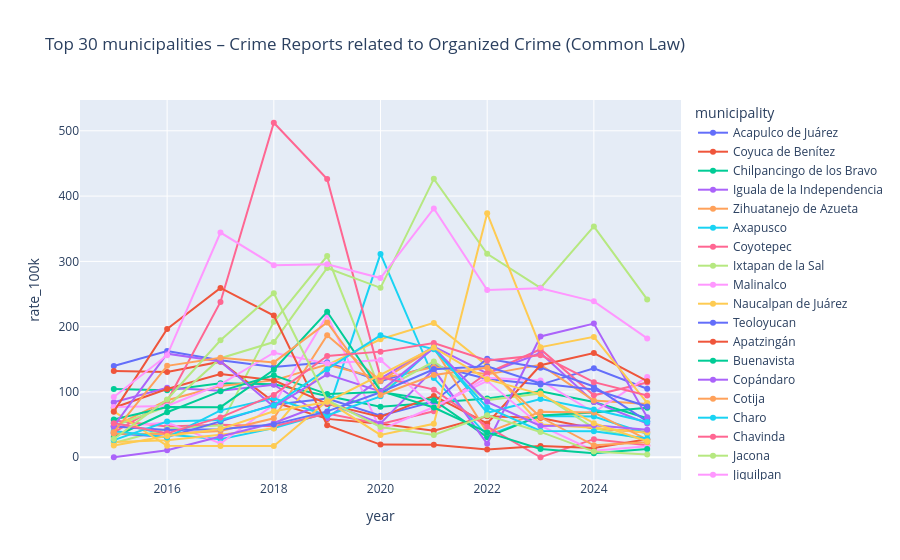

Write notebook code for a chart like this one.
### Code cell
# Create interactive plot

fig = px.line(
    df_top30_rates_cm,
    x='year',
    y='rate_100k',
    color='municipality',
    markers=True,
    title='Top 30 municipalities – Crime Reports related to Organized Crime (Common Law)'
)
fig.update_layout(hovermode='x unified')
fig.show()

### Figure 1 — Plotly figure (JSON) as saved in the notebook; plotly's stock layout.template omitted (floating-point values rounded to 4 significant figures)
{"data": [{"hovertemplate": "municipality=Acapulco de Juárez<br>year=%{x}<br>rate_100k=%{y}<extra></extra>", "legendgroup": "Acapulco de Juárez", "line": {"color": "#636efa", "dash": "solid"}, "marker": {"symbol": "circle"}, "mode": "lines+markers", "name": "Acapulco de Juárez", "orientation": "v", "showlegend": true, "type": "scatter", "x": [2015, 2016, 2017, 2018, 2019, 2020, 2021, 2022, 2023, 2024, 2025], "xaxis": "x", "y": [139.7, 162.6, 148.4, 138.2, 145.4, 116.5, 140.7, 119.9, 111.3, 136.2, 105.0], "yaxis": "y"}, {"hovertemplate": "municipality=Coyuca de Benítez<br>year=%{x}<br>rate_100k=%{y}<extra></extra>", "legendgroup": "Coyuca de Benítez", "line": {"color": "#EF553B", "dash": "solid"}, "marker": {"symbol": "circle"}, "mode": "lines+markers", "name": "Coyuca de Benítez", "orientation": "v", "showlegend": true, "type": "scatter", "x": [2015, 2016, 2017, 2018, 2019, 2020, 2021, 2022, 2023, 2024, 2025], "xaxis": "x", "y": [132.1, 130.7, 146.4, 84.55, 58.78, 51.3, 40.71, 62.69, 60.18, 43.95, 38.64], "yaxis": "y"}, {"hovertemplate": "municipality=Chilpancingo de los Bravo<br>year=%{x}<br>rate_100k=%{y}<extra></extra>", "legendgroup": "Chilpancingo de los Bravo", "line": {"color": "#00cc96", "dash": "solid"}, "marker": {"symbol": "circle"}, "mode": "lines+markers", "name": "Chilpancingo de los Bravo", "orientation": "v", "showlegend": true, "type": "scatter", "x": [2015, 2016, 2017, 2018, 2019, 2020, 2021, 2022, 2023, 2024, 2025], "xaxis": "x", "y": [104.5, 102.7, 113.3, 111.7, 93.69, 77.25, 83.39, 90.08, 101.0, 84.52, 59.84], "yaxis": "y"}, {"hovertemplate": "municipality=Iguala de la Independencia<br>year=%{x}<br>rate_100k=%{y}<extra></extra>", "legendgroup": "Iguala de la Independencia", "line": {"color": "#ab63fa", "dash": "solid"}, "marker": {"symbol": "circle"}, "mode": "lines+markers", "name": "Iguala de la Independencia", "orientation": "v", "showlegend": true, "type": "scatter", "x": [2015, 2016, 2017, 2018, 2019, 2020, 2021, 2022, 2023, 2024, 2025], "xaxis": "x", "y": [84.22, 106.4, 101.7, 111.2, 59.99, 120.5, 169.4, 128.3, 159.7, 84.71, 51.76], "yaxis": "y"}, {"hovertemplate": "municipality=Zihuatanejo de Azueta<br>year=%{x}<br>rate_100k=%{y}<extra></extra>", "legendgroup": "Zihuatanejo de Azueta", "line": {"color": "#FFA15A", "dash": "solid"}, "marker": {"symbol": "circle"}, "mode": "lines+markers", "name": "Zihuatanejo de Azueta", "orientation": "v", "showlegend": true, "type": "scatter", "x": [2015, 2016, 2017, 2018, 2019, 2020, 2021, 2022, 2023, 2024, 2025], "xaxis": "x", "y": [46.88, 87.36, 109.2, 117.7, 142.0, 120.2, 138.0, 127.0, 141.5, 86.92, 81.41], "yaxis": "y"}, {"hovertemplate": "municipality=Axapusco<br>year=%{x}<br>rate_100k=%{y}<extra></extra>", "legendgroup": "Axapusco", "line": {"color": "#19d3f3", "dash": "solid"}, "marker": {"symbol": "circle"}, "mode": "lines+markers", "name": "Axapusco", "orientation": "v", "showlegend": true, "type": "scatter", "x": [2015, 2016, 2017, 2018, 2019, 2020, 2021, 2022, 2023, 2024, 2025], "xaxis": "x", "y": [52.79, 34.87, 27.66, 44.57, 68.02, 311.4, 121.3, 33.46, 63.03, 62.51, 35.92], "yaxis": "y"}, {"hovertemplate": "municipality=Coyotepec<br>year=%{x}<br>rate_100k=%{y}<extra></extra>", "legendgroup": "Coyotepec", "line": {"color": "#FF6692", "dash": "solid"}, "marker": {"symbol": "circle"}, "mode": "lines+markers", "name": "Coyotepec", "orientation": "v", "showlegend": true, "type": "scatter", "x": [2015, 2016, 2017, 2018, 2019, 2020, 2021, 2022, 2023, 2024, 2025], "xaxis": "x", "y": [56.22, 47.09, 49.74, 47.66, 67.15, 50.87, 70.48, 129.0, 165.4, 94.9, 114.4], "yaxis": "y"}, {"hovertemplate": "municipality=Ixtapan de la Sal<br>year=%{x}<br>rate_100k=%{y}<extra></extra>", "legendgroup": "Ixtapan de la Sal", "line": {"color": "#B6E880", "dash": "solid"}, "marker": {"symbol": "circle"}, "mode": "lines+markers", "name": "Ixtapan de la Sal", "orientation": "v", "showlegend": true, "type": "scatter", "x": [2015, 2016, 2017, 2018, 2019, 2020, 2021, 2022, 2023, 2024, 2025], "xaxis": "x", "y": [21.96, 43.62, 48.78, 207.5, 308.1, 101.6, 146.6, 87.53, 97.5, 44.53, 26.05], "yaxis": "y"}, {"hovertemplate": "municipality=Malinalco<br>year=%{x}<br>rate_100k=%{y}<extra></extra>", "legendgroup": "Malinalco", "line": {"color": "#FF97FF", "dash": "solid"}, "marker": {"symbol": "circle"}, "mode": "lines+markers", "name": "Malinalco", "orientation": "v", "showlegend": true, "type": "scatter", "x": [2015, 2016, 2017, 2018, 2019, 2020, 2021, 2022, 2023, 2024, 2025], "xaxis": "x", "y": [46.2, 53.09, 21.16, 80.87, 217.4, 42.08, 76.92, 121.8, 117.5, 68.73, 123.1], "yaxis": "y"}, {"hovertemplate": "municipality=Naucalpan de Juárez<br>year=%{x}<br>rate_100k=%{y}<extra></extra>", "legendgroup": "Naucalpan de Juárez", "line": {"color": "#FECB52", "dash": "solid"}, "marker": {"symbol": "circle"}, "mode": "lines+markers", "name": "Naucalpan de Juárez", "orientation": "v", "showlegend": true, "type": "scatter", "x": [2015, 2016, 2017, 2018, 2019, 2020, 2021, 2022, 2023, 2024, 2025], "xaxis": "x", "y": [23.3, 25.93, 34.43, 44.06, 141.1, 180.7, 205.8, 140.0, 50.12, 45.08, 37.48], "yaxis": "y"}, {"hovertemplate": "municipality=Teoloyucan<br>year=%{x}<br>rate_100k=%{y}<extra></extra>", "legendgroup": "Teoloyucan", "line": {"color": "#636efa", "dash": "solid"}, "marker": {"symbol": "circle"}, "mode": "lines+markers", "name": "Teoloyucan", "orientation": "v", "showlegend": true, "type": "scatter", "x": [2015, 2016, 2017, 2018, 2019, 2020, 2021, 2022, 2023, 2024, 2025], "xaxis": "x", "y": [36.8, 31.03, 54.92, 80.55, 89.96, 63.51, 85.07, 150.8, 137.2, 108.4, 55.06], "yaxis": "y"}, {"hovertemplate": "municipality=Apatzingán<br>year=%{x}<br>rate_100k=%{y}<extra></extra>", "legendgroup": "Apatzingán", "line": {"color": "#EF553B", "dash": "solid"}, "marker": {"symbol": "circle"}, "mode": "lines+markers", "name": "Apatzingán", "orientation": "v", "showlegend": true, "type": "scatter", "x": [2015, 2016, 2017, 2018, 2019, 2020, 2021, 2022, 2023, 2024, 2025], "xaxis": "x", "y": [75.78, 104.5, 127.4, 117.8, 81.72, 61.74, 93.97, 51.72, 140.9, 159.5, 116.4], "yaxis": "y"}, {"hovertemplate": "municipality=Buenavista<br>year=%{x}<br>rate_100k=%{y}<extra></extra>", "legendgroup": "Buenavista", "line": {"color": "#00cc96", "dash": "solid"}, "marker": {"symbol": "circle"}, "mode": "lines+markers", "name": "Buenavista", "orientation": "v", "showlegend": true, "type": "scatter", "x": [2015, 2016, 2017, 2018, 2019, 2020, 2021, 2022, 2023, 2024, 2025], "xaxis": "x", "y": [31.05, 68.93, 101.2, 125.6, 96.72, 99.77, 87.4, 30.77, 63.99, 68.7, 75.71], "yaxis": "y"}, {"hovertemplate": "municipality=Copándaro<br>year=%{x}<br>rate_100k=%{y}<extra></extra>", "legendgroup": "Copándaro", "line": {"color": "#ab63fa", "dash": "solid"}, "marker": {"symbol": "circle"}, "mode": "lines+markers", "name": "Copándaro", "orientation": "v", "showlegend": true, "type": "scatter", "x": [2015, 2016, 2017, 2018, 2019, 2020, 2021, 2022, 2023, 2024, 2025], "xaxis": "x", "y": [0.0, 10.62, 31.68, 52.47, 83.46, 51.85, 134.6, 20.65, 185.0, 204.7, 61.2], "yaxis": "y"}, {"hovertemplate": "municipality=Cotija<br>year=%{x}<br>rate_100k=%{y}<extra></extra>", "legendgroup": "Cotija", "line": {"color": "#FFA15A", "dash": "solid"}, "marker": {"symbol": "circle"}, "mode": "lines+markers", "name": "Cotija", "orientation": "v", "showlegend": true, "type": "scatter", "x": [2015, 2016, 2017, 2018, 2019, 2020, 2021, 2022, 2023, 2024, 2025], "xaxis": "x", "y": [35.96, 35.57, 40.2, 59.64, 186.8, 116.6, 167.9, 37.81, 69.72, 68.61, 27.01], "yaxis": "y"}, {"hovertemplate": "municipality=Charo<br>year=%{x}<br>rate_100k=%{y}<extra></extra>", "legendgroup": "Charo", "line": {"color": "#19d3f3", "dash": "solid"}, "marker": {"symbol": "circle"}, "mode": "lines+markers", "name": "Charo", "orientation": "v", "showlegend": true, "type": "scatter", "x": [2015, 2016, 2017, 2018, 2019, 2020, 2021, 2022, 2023, 2024, 2025], "xaxis": "x", "y": [40.17, 30.39, 71.85, 90.47, 64.03, 93.27, 168.8, 68.07, 89.27, 73.21, 54.07], "yaxis": "y"}, {"hovertemplate": "municipality=Chavinda<br>year=%{x}<br>rate_100k=%{y}<extra></extra>", "legendgroup": "Chavinda", "line": {"color": "#FF6692", "dash": "solid"}, "marker": {"symbol": "circle"}, "mode": "lines+markers", "name": "Chavinda", "orientation": "v", "showlegend": true, "type": "scatter", "x": [2015, 2016, 2017, 2018, 2019, 2020, 2021, 2022, 2023, 2024, 2025], "xaxis": "x", "y": [38.21, 85.74, 237.8, 512.3, 426.1, 122.8, 103.6, 46.83, 0.0, 27.71, 18.36], "yaxis": "y"}, {"hovertemplate": "municipality=Jacona<br>year=%{x}<br>rate_100k=%{y}<extra></extra>", "legendgroup": "Jacona", "line": {"color": "#B6E880", "dash": "solid"}, "marker": {"symbol": "circle"}, "mode": "lines+markers", "name": "Jacona", "orientation": "v", "showlegend": true, "type": "scatter", "x": [2015, 2016, 2017, 2018, 2019, 2020, 2021, 2022, 2023, 2024, 2025], "xaxis": "x", "y": [47.85, 77.67, 151.7, 176.4, 289.9, 259.5, 426.4, 311.6, 259.5, 353.6, 241.7], "yaxis": "y"}, {"hovertemplate": "municipality=Jiquilpan<br>year=%{x}<br>rate_100k=%{y}<extra></extra>", "legendgroup": "Jiquilpan", "line": {"color": "#FF97FF", "dash": "solid"}, "marker": {"symbol": "circle"}, "mode": "lines+markers", "name": "Jiquilpan", "orientation": "v", "showlegend": true, "type": "scatter", "x": [2015, 2016, 2017, 2018, 2019, 2020, 2021, 2022, 2023, 2024, 2025], "xaxis": "x", "y": [76.96, 78.51, 111.5, 160.1, 143.5, 149.0, 77.05, 117.1, 48.3, 9.939, 17.01], "yaxis": "y"}, {"hovertemplate": "municipality=Lagunillas<br>year=%{x}<br>rate_100k=%{y}<extra></extra>", "legendgroup": "Lagunillas", "line": {"color": "#FECB52", "dash": "solid"}, "marker": {"symbol": "circle"}, "mode": "lines+markers", "name": "Lagunillas", "orientation": "v", "showlegend": true, "type": "scatter", "x": [2015, 2016, 2017, 2018, 2019, 2020, 2021, 2022, 2023, 2024, 2025], "xaxis": "x", "y": [70.32, 17.47, 17.39, 17.31, 86.07, 34.23, 51.21, 373.7, 168.6, 184.3, 83.28], "yaxis": "y"}, {"hovertemplate": "municipality=Morelia<br>year=%{x}<br>rate_100k=%{y}<extra></extra>", "legendgroup": "Morelia", "line": {"color": "#636efa", "dash": "solid"}, "marker": {"symbol": "circle"}, "mode": "lines+markers", "name": "Morelia", "orientation": "v", "showlegend": true, "type": "scatter", "x": [2015, 2016, 2017, 2018, 2019, 2020, 2021, 2022, 2023, 2024, 2025], "xaxis": "x", "y": [47.14, 41.91, 42.75, 50.34, 70.25, 99.56, 134.7, 139.4, 113.1, 103.8, 77.72], "yaxis": "y"}, {"hovertemplate": "municipality=La Piedad<br>year=%{x}<br>rate_100k=%{y}<extra></extra>", "legendgroup": "La Piedad", "line": {"color": "#EF553B", "dash": "solid"}, "marker": {"symbol": "circle"}, "mode": "lines+markers", "name": "La Piedad", "orientation": "v", "showlegend": true, "type": "scatter", "x": [2015, 2016, 2017, 2018, 2019, 2020, 2021, 2022, 2023, 2024, 2025], "xaxis": "x", "y": [69.87, 196.4, 259.3, 217.1, 49.18, 19.4, 19.28, 11.84, 17.15, 14.31, 27.48], "yaxis": "y"}, {"hovertemplate": "municipality=Purépero<br>year=%{x}<br>rate_100k=%{y}<extra></extra>", "legendgroup": "Purépero", "line": {"color": "#00cc96", "dash": "solid"}, "marker": {"symbol": "circle"}, "mode": "lines+markers", "name": "Purépero", "orientation": "v", "showlegend": true, "type": "scatter", "x": [2015, 2016, 2017, 2018, 2019, 2020, 2021, 2022, 2023, 2024, 2025], "xaxis": "x", "y": [57.82, 76.87, 76.73, 134.0, 222.8, 101.6, 76.17, 38.03, 12.63, 6.29, 12.55], "yaxis": "y"}, {"hovertemplate": "municipality=Puruándiro<br>year=%{x}<br>rate_100k=%{y}<extra></extra>", "legendgroup": "Puruándiro", "line": {"color": "#ab63fa", "dash": "solid"}, "marker": {"symbol": "circle"}, "mode": "lines+markers", "name": "Puruándiro", "orientation": "v", "showlegend": true, "type": "scatter", "x": [2015, 2016, 2017, 2018, 2019, 2020, 2021, 2022, 2023, 2024, 2025], "xaxis": "x", "y": [47.78, 158.6, 146.6, 77.29, 126.9, 100.9, 167.4, 84.92, 47.92, 49.12, 41.95], "yaxis": "y"}, {"hovertemplate": "municipality=Sahuayo<br>year=%{x}<br>rate_100k=%{y}<extra></extra>", "legendgroup": "Sahuayo", "line": {"color": "#FFA15A", "dash": "solid"}, "marker": {"symbol": "circle"}, "mode": "lines+markers", "name": "Sahuayo", "orientation": "v", "showlegend": true, "type": "scatter", "x": [2015, 2016, 2017, 2018, 2019, 2020, 2021, 2022, 2023, 2024, 2025], "xaxis": "x", "y": [38.36, 140.1, 152.2, 145.3, 206.4, 95.28, 125.8, 137.2, 61.24, 18.21, 22.86], "yaxis": "y"}, {"hovertemplate": "municipality=Tangancícuaro<br>year=%{x}<br>rate_100k=%{y}<extra></extra>", "legendgroup": "Tangancícuaro", "line": {"color": "#19d3f3", "dash": "solid"}, "marker": {"symbol": "circle"}, "mode": "lines+markers", "name": "Tangancícuaro", "orientation": "v", "showlegend": true, "type": "scatter", "x": [2015, 2016, 2017, 2018, 2019, 2020, 2021, 2022, 2023, 2024, 2025], "xaxis": "x", "y": [26.18, 54.78, 57.19, 79.38, 134.9, 186.7, 165.4, 76.25, 40.28, 39.73, 28.75], "yaxis": "y"}, {"hovertemplate": "municipality=Uruapan<br>year=%{x}<br>rate_100k=%{y}<extra></extra>", "legendgroup": "Uruapan", "line": {"color": "#FF6692", "dash": "solid"}, "marker": {"symbol": "circle"}, "mode": "lines+markers", "name": "Uruapan", "orientation": "v", "showlegend": true, "type": "scatter", "x": [2015, 2016, 2017, 2018, 2019, 2020, 2021, 2022, 2023, 2024, 2025], "xaxis": "x", "y": [52.24, 36.62, 61.0, 95.5, 155.1, 161.8, 175.1, 148.3, 156.4, 115.1, 94.68], "yaxis": "y"}, {"hovertemplate": "municipality=Venustiano Carranza<br>year=%{x}<br>rate_100k=%{y}<extra></extra>", "legendgroup": "Venustiano Carranza", "line": {"color": "#B6E880", "dash": "solid"}, "marker": {"symbol": "circle"}, "mode": "lines+markers", "name": "Venustiano Carranza", "orientation": "v", "showlegend": true, "type": "scatter", "x": [2015, 2016, 2017, 2018, 2019, 2020, 2021, 2022, 2023, 2024, 2025], "xaxis": "x", "y": [27.87, 88.56, 179.2, 251.2, 87.47, 46.31, 34.0, 64.26, 38.78, 8.671, 4.365], "yaxis": "y"}, {"hovertemplate": "municipality=Zamora<br>year=%{x}<br>rate_100k=%{y}<extra></extra>", "legendgroup": "Zamora", "line": {"color": "#FF97FF", "dash": "solid"}, "marker": {"symbol": "circle"}, "mode": "lines+markers", "name": "Zamora", "orientation": "v", "showlegend": true, "type": "scatter", "x": [2015, 2016, 2017, 2018, 2019, 2020, 2021, 2022, 2023, 2024, 2025], "xaxis": "x", "y": [92.23, 156.3, 344.1, 294.2, 295.4, 274.4, 381.0, 256.1, 258.9, 238.8, 182.0], "yaxis": "y"}, {"hovertemplate": "municipality=Zitácuaro<br>year=%{x}<br>rate_100k=%{y}<extra></extra>", "legendgroup": "Zitácuaro", "line": {"color": "#FECB52", "dash": "solid"}, "marker": {"symbol": "circle"}, "mode": "lines+markers", "name": "Zitácuaro", "orientation": "v", "showlegend": true, "type": "scatter", "x": [2015, 2016, 2017, 2018, 2019, 2020, 2021, 2022, 2023, 2024, 2025], "xaxis": "x", "y": [17.97, 32.66, 43.37, 70.32, 84.73, 125.8, 168.0, 119.3, 96.76, 52.15, 24.6], "yaxis": "y"}], "layout": {"hovermode": "x unified", "legend": {"title": {"text": "municipality"}, "tracegroupgap": 0}, "title": {"text": "Top 30 municipalities – Crime Reports related to Organized Crime (Common Law)"}, "xaxis": {"anchor": "y", "domain": [0, 1], "title": {"text": "year"}}, "yaxis": {"anchor": "x", "domain": [0, 1], "title": {"text": "rate_100k"}}}}
